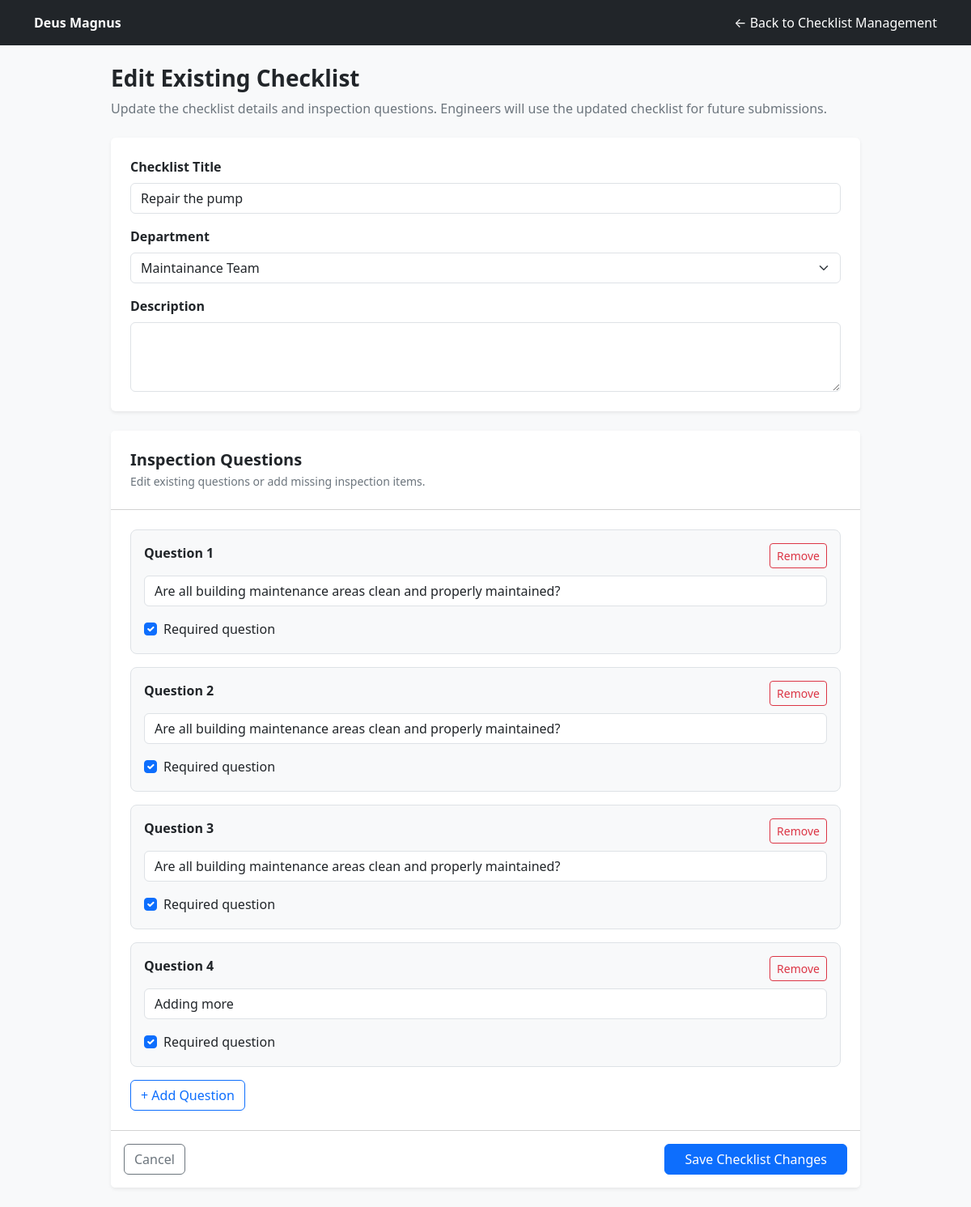
Screenshot of /site-checkbook/checklists/3/manage-edit/ (signed in) with the database file from the repository.
### site_checkbook/models.py (models this page shows, shortened)
class Checklist(models.Model):
    department = models.ForeignKey(
        Department,
        on_delete=models.PROTECT,
        related_name="checklists",
    )
    title = models.CharField(max_length=200)
    description = models.TextField(blank=True)
    is_active = models.BooleanField(default=True)
    created_at = models.DateTimeField(auto_now_add=True)
    class Meta:
        ordering = ["department__name", "title"]

class Department(models.Model):
    name = models.CharField(max_length=150, unique=True)
    description = models.TextField(blank=True)
    is_active = models.BooleanField(default=True)
    created_at = models.DateTimeField(auto_now_add=True)
    class Meta:
        ordering = ["name"]

class ChecklistQuestion(models.Model):
    checklist = models.ForeignKey(
        Checklist,
        on_delete=models.CASCADE,
        related_name="questions",
    )
    question_text = models.CharField(max_length=500)
    is_required = models.BooleanField(default=True)
    order = models.PositiveIntegerField(default=1)
    class Meta:
        ordering = ["order", "id"]

### site_checkbook/views.py (the view, shortened to what this page needs)
@login_required
def edit_checklist(request, checklist_id):
    if not is_hr_reviewer(request.user):
        raise PermissionDenied
    checklist = get_object_or_404(
        Checklist.objects.select_related("department").prefetch_related("questions"),
        pk=checklist_id,
    )
    departments = Department.objects.all().order_by("name")
    questions = list(
        checklist.questions.all().order_by("order", "id")
    )
    question_rows = [
        {
            "id": question.pk,
            "text": question.question_text,
            "required": question.is_required,
        }
        for question in questions
    ]
    return render(
        request,
        "site_checkbook/edit_checklist.html",
        {
            "checklist": checklist,
            "departments": departments,
            "question_rows": question_rows,
        },
    )

### site_checkbook/views.py (called while the page is built)
def is_hr_reviewer(user):
    return (
        user.is_authenticated
        and (
            user.is_superuser
            or user.groups.filter(name__in=["HR", "Supervisors"]).exists()
        )
    )

### templates/site_checkbook/edit_checklist.html (shortened to what this page needs)
<!DOCTYPE html>
<html lang="en">
<head>
    <link href="https://cdn.jsdelivr.net/npm/bootstrap@5.3.3/dist/css/bootstrap.min.css"
          rel="stylesheet">
</head>
<body class="bg-light">
<header class="bg-dark text-white py-3">
    <div class="container d-flex justify-content-between align-items-center">
        <strong>Deus Magnus</strong>
        <a href="{% url 'site_checkbook:manage_checklists' %}"
           class="text-white text-decoration-none">
            &larr; Back to Checklist Management
        </a>
    </div>
</header>
<main class="container py-4" style="max-width: 950px;">
    <div class="mb-4">
        <h1 class="h3 fw-bold">Edit Existing Checklist</h1>
        <p class="text-secondary">
            Update the checklist details and inspection questions.
            Engineers will use the updated checklist for future submissions.
        </p>
    </div>
    <form method="post">
        <div class="card border-0 shadow-sm mb-4">
            <div class="card-body p-4">
                <div class="mb-3">
                    <label for="title" class="form-label fw-semibold">
                        Checklist Title
                    </label>
                    <input type="text" id="title" name="title"
                           class="form-control"
                           value="{{ checklist.title }}" required>
                </div>
                <div class="mb-3">
                    <label for="department" class="form-label fw-semibold">
                        Department
                    </label>
                    <select id="department" name="department"
                            class="form-select" required>
                        {% for department in departments %}
                            <option value="{{ department.pk }}"
                                {% if department.pk == checklist.department_id %}selected{% endif %}>
                                {{ department.name }}
                            </option>
                        {% endfor %}
                    </select>
                </div>
                <div>
                    <label for="description" class="form-label fw-semibold">
                        Description
                    </label>
                    <textarea id="description" name="description"
                              class="form-control" rows="3">{{ checklist.description }}</textarea>
                </div>
            </div>
        </div>
        <div class="card border-0 shadow-sm">
            <div class="card-header bg-white p-4">
                <h2 class="h5 fw-bold mb-1">Inspection Questions</h2>
                <p class="text-secondary small mb-0">
                    Edit existing questions or add missing inspection items.
                </p>
            </div>
            <div class="card-body p-4">
                <div id="questions">
                    {% for row in question_rows %}
                        <div class="question-row border rounded-3 p-3 mb-3 bg-light">
                            <div class="d-flex justify-content-between align-items-center mb-2">
                                <label class="form-label fw-semibold question-label">
                                </label>
                                <button type="button"
                                        class="btn btn-sm btn-outline-danger remove-question">
                                    Remove
                                </button>
                            </div>
                            <input type="text" name="question_text"
                                   class="form-control mb-3"
                                   value="{{ row.text }}"
                                   placeholder="Enter inspection question"
                                   required>
                            <div class="form-check">
                                <input type="checkbox"
                                       class="form-check-input required-checkbox"
                                       name="question_required"
                                       value="{{ forloop.counter0 }}"
                                       {% if row.required %}checked{% endif %}>
                                <label class="form-check-label">
                                    Required question
                                </label>
                            </div>
                        </div>
                    {% endfor %}
                </div>
                <button type="button" id="addQuestion"
                        class="btn btn-outline-primary">
                    + Add Question
                </button>
            </div>
            <div class="card-footer bg-white p-3 d-flex flex-wrap gap-2 justify-content-between">
                <a href="{% url 'site_checkbook:manage_checklists' %}"
                   class="btn btn-outline-secondary">
                    Cancel
                </a>
                <button type="submit" class="btn btn-primary px-4">
                    Save Checklist Changes
                </button>
            </div>
        </div>
    </form>
</main>
</body>
</html>

### rows the page displays
Checklist: title "Repair the pump", department "Maintainance Team"
ChecklistQuestion: question_text "Are all building maintenance areas clean and properly maintained?"
ChecklistQuestion: question_text "Are all building maintenance areas clean and properly maintained?"
ChecklistQuestion: question_text "Are all building maintenance areas clean and properly maintained?"
ChecklistQuestion: question_text "Adding more"
